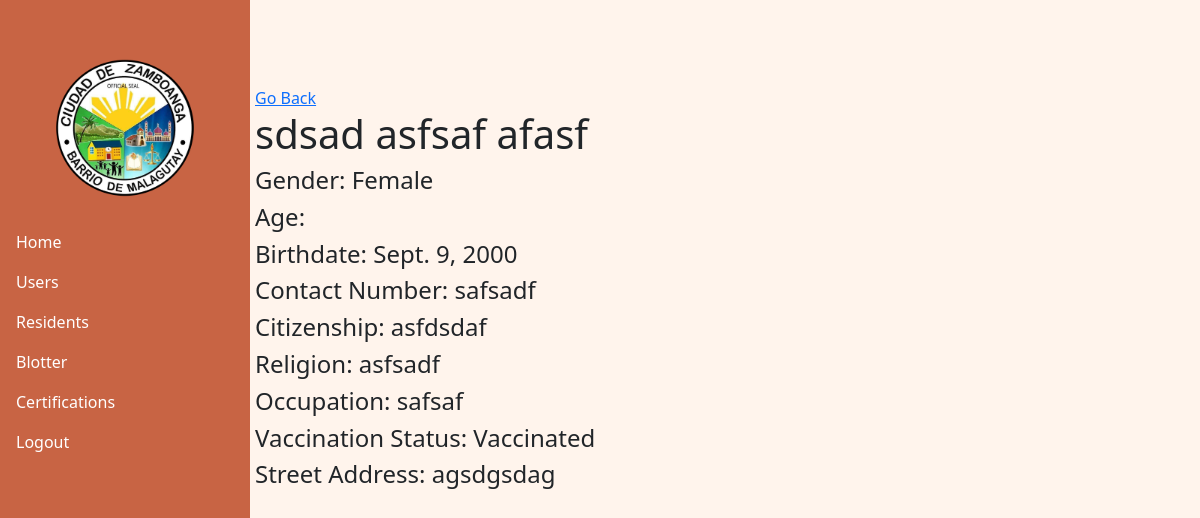
Before: /resident_profile/15/ with the older database file.
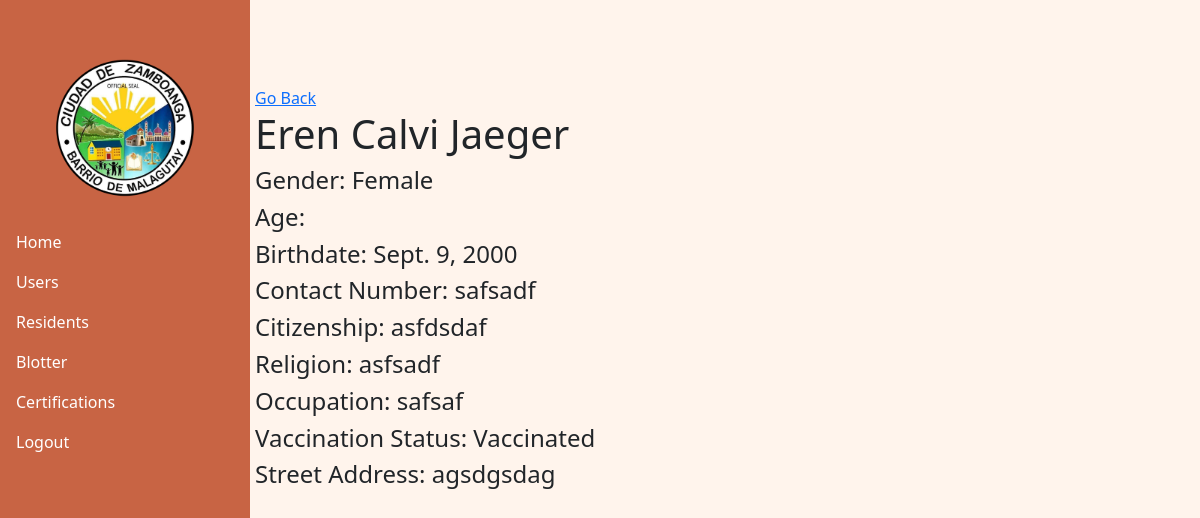
After: the same page with the newer database file.
### Resident/models.py (models this page shows, shortened)
class Resident (models.Model):
    pic = models.ImageField(null=True, blank = True, verbose_name="Profile Picture", upload_to= "images/")
    First_name = models.CharField(max_length=50)
    Last_name = models.CharField(max_length=50)
    Middle_name = models.CharField(max_length=50)
    Birthdate = models.DateField(auto_now_add=False, auto_now=False)
    Gender_choices = (
        ('Male','Male'),
        ('Female','Female')
        )
    Gender = models.CharField(max_length=100, choices=Gender_choices, default = "Not Specified")
    Contact = models.CharField(max_length=11)
    Cstatus_choices = (
        ('Single','Single'),
        ('Married','Married'),
        ('Divorced','Divorced'),
        ('Separated','Separated'),
        ('Widowed','Widowed'),
        )
    Marital_status = models.CharField(max_length=100, choices = Cstatus_choices, default = "")
    Citizenship = models.CharField(max_length=100)
    Religion = models.CharField(max_length=100)
    Occupation = models.CharField(max_length=100)
    Vac_choices = (
        ('Vaccinated','Vaccinated'),
        ('Non-Vaccinated','Non-Vaccinated')
    )
    Vaccination = models.CharField(max_length=100, choices = Vac_choices, verbose_name="Vaccination Status", default="")
    Address = models.TextField(max_length=250, verbose_name="Street Address")
    Blacklisted = models.BooleanField(default = False)
    created_date = models.DateTimeField(auto_now_add=True)
    modified_date = models.DateTimeField(auto_now=True)

### Resident/views.py (the view)
# urls.py: path('resident_profile/<str:pk>/', Display_profile, name = "resident_profile"),
def Display_profile(request, pk):
    resident_obj = Resident.objects.get(id = pk)
    context = {
        "profile" : resident_obj
    }
    return render(request, "resident_profile.html",context=context)

### templates/resident_profile.html (shortened to what this page needs)
{% extends 'base.html' %}
{%  load static %}
{% block content %}
<a href = "{{request.META.HTTP_REFERER}}">Go Back</a>
<h1>{{profile.First_name}} {{profile.Middle_name}} {{profile.Last_name}} </h1>
<h4>Gender: {{profile.Gender}}</h4>
<h4>Age: {{profile.Age}}</h4>
<h4>Birthdate: {{profile.Birthdate}}</h4>
<h4>Contact Number: {{profile.Contact}}</h4>
<h4>Citizenship: {{profile.Citizenship}}</h4>
<h4>Religion: {{profile.Religion}}</h4>
<h4>Occupation: {{profile.Occupation}}</h4>
<h4>Vaccination Status: {{profile.Vaccination}}</h4>
<h4>Street Address: {{profile.Address}}</h4>
{%  endblock content %}

Changed rows visible on the page:
changed Resident "Female": First_name "sdsad" → "Eren"; Middle_name "asfsaf" → "Calvi"; Last_name "afasf" → "Jaeger"
